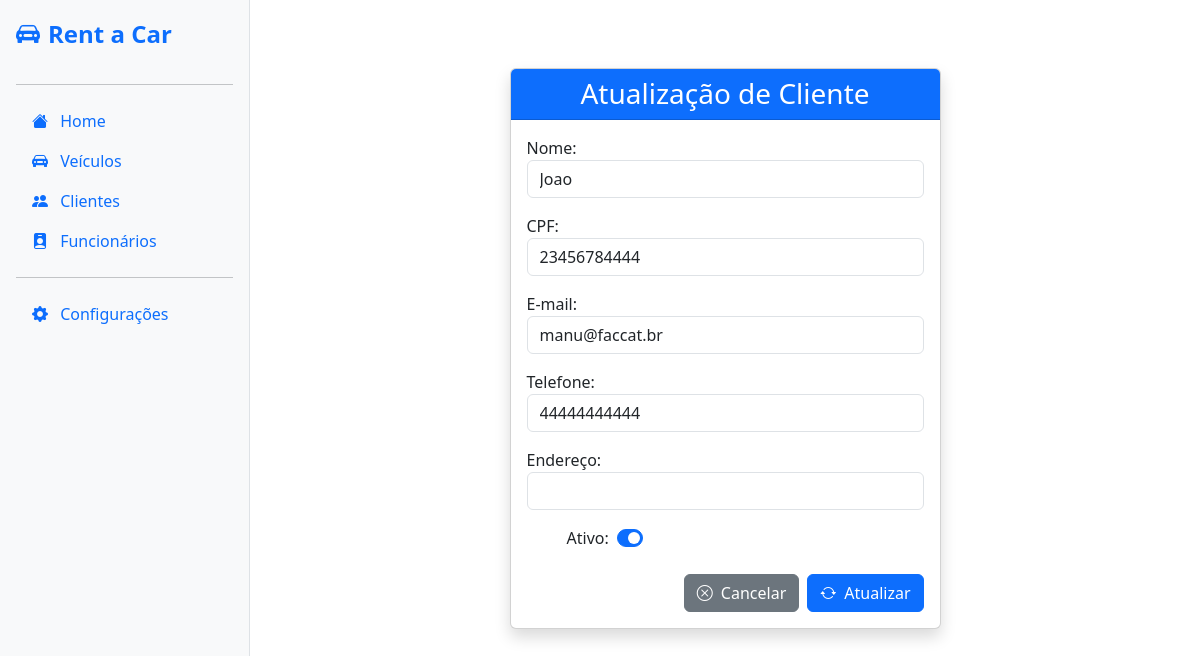
Page /client/39/editar_cliente/ on the committed database.
### client/models.py (models this page shows, shortened)
class Client(models.Model):
    name = models.CharField(max_length=255, verbose_name="Nome")
    cpf = models.CharField(max_length=11, unique=True, verbose_name="CPF")
    email = models.EmailField(verbose_name="E-mail")
    address = models.TextField(blank=True, null=True, verbose_name="Endereço")
    phone = models.CharField(max_length=11, verbose_name="Telefone")
    active = models.BooleanField(default=True, verbose_name="Ativo")
    class Meta:
        verbose_name = "Cliente"
        verbose_name_plural = "Clientes"

### client/views.py (the view)
# urls.py: path('<int:id>/editar_cliente/', views.client_update, name='client_update'),
def client_update(request, id):
    client = get_object_or_404(Client, id=id)
    if request.method == 'POST':
        form = ClientForm(request.POST, instance=client)
        if form.is_valid():
            form.save()
            messages.success(request, "Cliente atualizado com sucesso.")
            return redirect('client_list')
    else:
        form = ClientForm(instance=client)
    return render(request, 'clients/update.html', {'form': form})

### client/forms.py (shortened to what this page needs)
class ClientForm(forms.ModelForm):
    class Meta:
        model = Client
        fields = ['name', 'cpf', 'email', 'phone', 'address', 'active']
        widgets = {
            'address': forms.Textarea(attrs={
                'rows': 2,               # altura menor
                'style': 'resize:none;', # não deixa redimensionar
                'class': 'form-control', # para estilo Bootstrap (se usar)
            }),
            'name': forms.TextInput(attrs={'class': 'form-control'}),
            'cpf': forms.TextInput(attrs={'class': 'form-control'}),
            'email': forms.EmailInput(attrs={'class': 'form-control'}),
            'phone': forms.TextInput(attrs={'class': 'form-control'}),
            'active': forms.CheckboxInput(attrs={'class': 'form-check-input'}),
        }

### client/templates/clients/update.html (shortened to what this page needs)
{% extends "base/base.html" %}
{% block content %}
<div class="container mt-5">
  <div class="row justify-content-center">
    <div class="col-md-8 col-lg-6">
      <div class="card shadow">
        <div class="card-header bg-primary text-white text-center">
          <h3 class="mb-0">Atualização de Cliente</h3>
        </div>
        <div class="card-body">
          <form method="post">
            {% for field in form %}
              {% if field.name != 'active' %}
                <div class="mb-3">
                  {{ field.label_tag }}
                  {{ field }}
                </div>
              {% endif %}
            {% endfor %}
            <div class="form-check form-switch mb-3">
              {{ form.active.label_tag }}
              {{ form.active }}
            </div>
            <div class="d-flex justify-content-end gap-2 mt-4">
              <a href="{% url 'client_list' %}" class="btn btn-secondary d-flex align-items-center">
                <i class="bi bi-x-circle me-2"></i> Cancelar
              </a>
              <button type="submit" class="btn btn-primary d-flex align-items-center">
                <i class="bi bi-arrow-repeat me-2"></i> Atualizar
              </button>
            </div>
          </form>
        </div>
      </div>
    </div>
  </div>
</div>
{% endblock %}

### client/templates/clients/update.html (style rules this page uses)
input, textarea, select { width: 100%; padding: 8px 12px; border: 1px solid #d1d5db; border-radius: 8px; background-color: #fff; font-size: 1rem; box-sizing: border-box; transition: border-color 0.3s ease; }
textarea { height: 38px; resize: none; padding: 8px 12px; border: 1px solid #d1d5db; border-radius: 8px; background-color: #fff; font-size: 1rem; box-sizing: border-box; transition: border-color 0.3s ease; }
.form-check { display: flex; align-items: center; gap: 8px; margin-top: 8px; }
.form-check input[type="checkbox"] { width: auto; margin: 0; }

### rows in the picture
Client: form "Joao" "23456784444" "manu@faccat.br" "44444444444", active "☑"

### other values in the picture
{{ field.label_tag }} "Nome:" "CPF:" "E-mail:" "Telefone:" "Endereço:"
